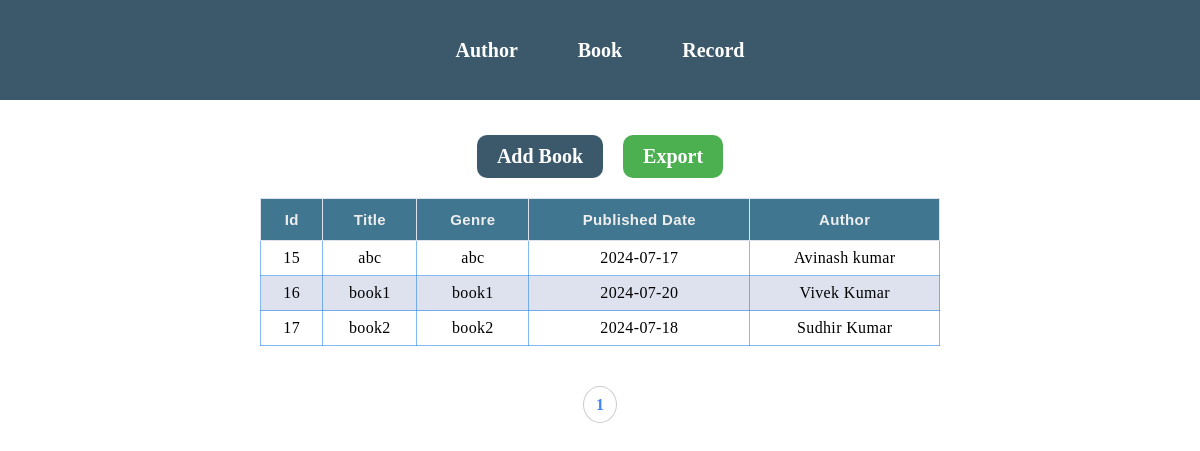
/books, run on the app's committed database.
### App/models.py (models this page shows, shortened)
class Book(models.Model):
    title = models.CharField(max_length=100)
    genre=models.CharField(max_length=100)
    published_date=models.CharField(max_length=50)
    author = models.ForeignKey(Author, on_delete=models.CASCADE)

class Author(models.Model):
    name = models.CharField(max_length=100)
    email = models.EmailField(max_length=100)
    bio=models.CharField(max_length=100)
    def __str__(self):
        return self.name

### App/views.py (the view)
# urls.py: path('books',books,name='books'),
def books(request):
    all_data=Book.objects.all()
    paginator=Paginator(all_data,10)
    page_number=request.GET.get('page')
    data=paginator.get_page(page_number)
    total_page=data.paginator.num_pages
    list=[n+1 for n in range(total_page)]
    return render(request,'book.html',{'data':data,'page':list})

### App/templates/book.html (shortened to what this page needs)
{% extends 'base.html' %}
{% block content %}
<div class="outer">
    <div class="btn">
        <a href="add_book" class="add-btn">Add Book</a>
        <a href="export_book_records" class="export-btn">Export</a>
    </div>
    <div class="container">
        <table class="table">
            <thead>
                <tr>
                    <th>Id</th>
                    <th>Title</th>
                    <th>Genre</th>
                    <th>Published Date</th>
                    <th>Author</th>
                </tr>
            </thead>
            <tbody>
                {% for book in data %}
                <tr>
                    <td data-label="Id">{{book.id}}</td>
                    <td data-label="Title">{{book.title}}</td>
                    <td data-label="Genre">{{book.genre}}</td>
                    <td data-label="Published Date">{{book.published_date}}</td>
                    <td data-label="Author">{{book.author}}</td>
                </tr>
                {% endfor %}
            </tbody>
        </table>
    </div>
    <div class="pagination_rounded">
        <ul>
            {% for i in page %}
            <li>
                <a href="?page={{i}}" class="ab">{{i}}</a>
            </li>
            {% endfor %}
        </ul>
    </div>
</div>
{% endblock %}

### App/static/style.css (style rules this page uses)
* { margin: 0; padding: 0; box-sizing: border-box; }
.outer { height: 100%; width: 100%; display: grid; place-items: center; margin-top: 25px; }
.container { height: 100%; width: 60%; display: flex; justify-content: center; align-items: center; padding: 20px; }
.btn { display: flex; gap: 20px; }
.add-btn { padding: 10px 20px; border-radius: 10px; background: #3b596b; margin-top: 10px; color: #fff; font-size: 20px; font-weight: bold; text-decoration: none; }
.export-btn { padding: 10px 20px; border-radius: 10px; background: #4caf50; margin-top: 10px; color: #fff; font-size: 20px; font-weight: bold; text-decoration: none; }
.table { width: 100%; border-collapse: collapse; }
.table thead { background-color: #417690; }
.table thead tr th { font-size: 15px; font-weight: 700; letter-spacing: 0.35px; color: #eee; opacity: 1; padding: 12px; vertical-align: top; border: 1px solid #dee2ef; font-family: 'popins', sans-serif; }
.table tbody tr td { font-size: 16px; letter-spacing: 0.35px; font-weight: normal; color: black; padding: 8px; text-align: center; border: 1px solid #147ce485; }
.table tbody tr:nth-child(even) { background-color: #dee2ef; }
.pagination_rounded { display: inline-block; margin-top: 30px; }
.pagination_rounded ul { list-style: none; display: flex; gap: 20px; align-items: center; }
.pagination_rounded li:first-child { margin-left: 0; }
.pagination_rounded li .ab { padding: 9px 12px; border-radius: 50%; border: 1px solid #ccc; text-decoration: none; color: #4285f4; font-weight: bold; }

### data on the page
Book: id "15", title "abc", genre "abc", published_date "2024-07-17", author "Avinash kumar"
Book: id "16", title "book1", genre "book1", published_date "2024-07-20", author "Vivek Kumar"
Book: id "17", title "book2", genre "book2", published_date "2024-07-18", author "Sudhir Kumar"

### other printed values
{{ i }} "1"
